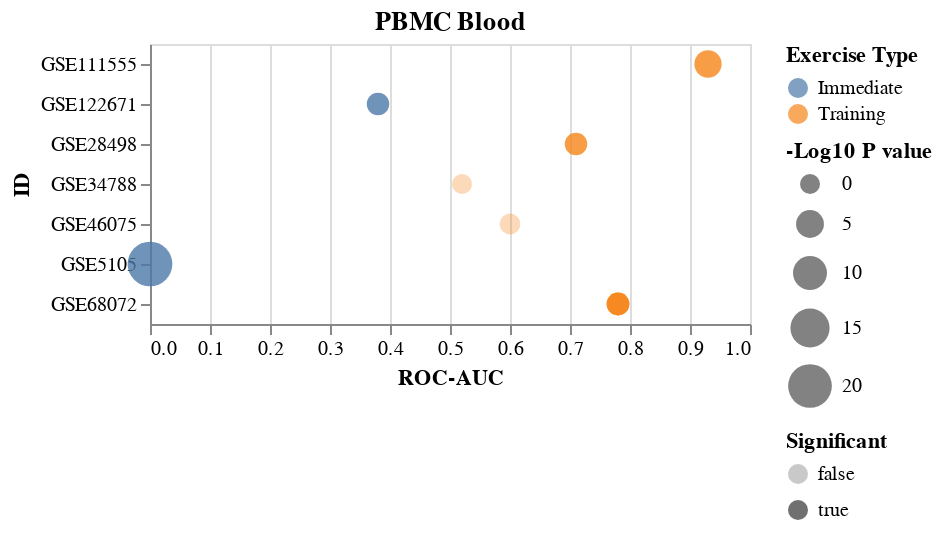

The code cell stored with this chart in its notebook:
### Markdown cell above
## Figure 4 B

### Code cell
bloodLst=['GSE111555', 'GSE122671', 'GSE28498','GSE34788','GSE46075','GSE5105','GSE68072']
saveName='./Files/Figs/MacrophageExerciseDotPlot_BloodSample_log10Pval.svg'
title='PBMC Blood'
dfIn=df.loc[bloodLst]

chart=makeDotPlot(dfIn,saveName=saveName,title=title,rev=False,save=save)
chart

### Figure 1 — Vega-Lite specification as saved in the notebook (floating-point values rounded to 4 significant figures)
{"config": {"view": {"continuousWidth": 300, "continuousHeight": 300}}, "data": {"name": "data-404769bd1ab4295d75efb91e5d9764a0"}, "mark": {"type": "circle"}, "encoding": {"color": {"field": "Exercise Type", "type": "nominal"}, "opacity": {"field": "Significant", "type": "nominal"}, "size": {"field": "-Log10 P value", "scale": {"range": [100, 500], "reverse": false}, "type": "quantitative"}, "x": {"field": "ROC-AUC", "scale": {"domain": [0, 1]}, "type": "quantitative"}, "y": {"field": "ID", "type": "nominal"}}, "title": "PBMC Blood", "$schema": "https://vega.github.io/schema/vega-lite/v5.8.0.json", "datasets": {"data-404769bd1ab4295d75efb91e5d9764a0": [{"ID": "GSE111555", "ROC-AUC": 0.93, "Pval": 2.96e-05, "Exercise Type": "Training", "-Log10 P value": 4.529, "Significant": true}, {"ID": "GSE122671", "ROC-AUC": 0.38, "Pval": 0.0399, "Exercise Type": "Immediate", "-Log10 P value": 1.399, "Significant": true}, {"ID": "GSE28498", "ROC-AUC": 0.71, "Pval": 0.0386, "Exercise Type": "Training", "-Log10 P value": 1.413, "Significant": true}, {"ID": "GSE34788", "ROC-AUC": 0.52, "Pval": 0.891, "Exercise Type": "Training", "-Log10 P value": 0.05012, "Significant": false}, {"ID": "GSE46075", "ROC-AUC": 0.6, "Pval": 0.375, "Exercise Type": "Training", "-Log10 P value": 0.426, "Significant": false}, {"ID": "GSE5105", "ROC-AUC": 0.0, "Pval": 7.27e-22, "Exercise Type": "Immediate", "-Log10 P value": 21.14, "Significant": true}, {"ID": "GSE68072", "ROC-AUC": 0.78, "Pval": 0.0279, "Exercise Type": "Training", "-Log10 P value": 1.554, "Significant": true}, {"ID": "GSE68072", "ROC-AUC": 0.78, "Pval": 0.0279, "Exercise Type": "Training", "-Log10 P value": 1.554, "Significant": true}]}}
